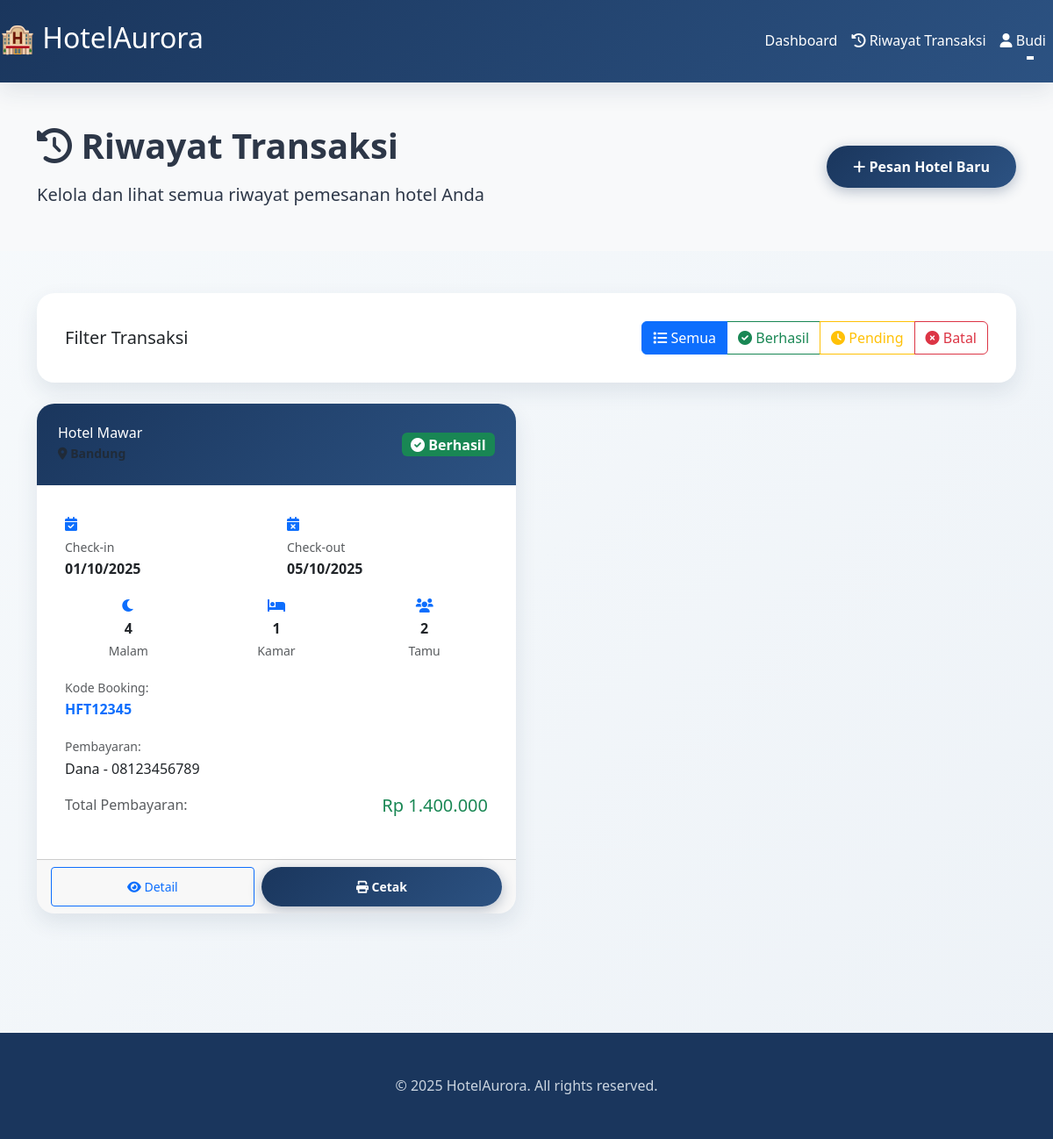
/riwayat.php (signed in), run on the app's committed database.
### tables this page shows
CREATE TABLE `pemesanan` (
  `id_pemesanan` int(11) NOT NULL AUTO_INCREMENT,
  `id_pengguna` int(11) NOT NULL,
  `id_hotel` int(11) NOT NULL,
  `tanggal_checkin` date NOT NULL,
  `tanggal_checkout` date NOT NULL,
  `jumlah_orang` int(11) NOT NULL,
  `jumlah_kamar` int(11) NOT NULL,
  `total_harga` int(11) NOT NULL,
  `status` enum('pending','berhasil','batal') NOT NULL DEFAULT 'pending',
  `kode_booking` varchar(20) DEFAULT NULL,
  `tanggal_pemesanan` timestamp NOT NULL DEFAULT CURRENT_TIMESTAMP,
  PRIMARY KEY (`id_pemesanan`),
  KEY `idx_pengguna` (`id_pengguna`),
  KEY `idx_hotel` (`id_hotel`),
  KEY `idx_status` (`status`),
  KEY `idx_kode_booking` (`kode_booking`),
  KEY `idx_tanggal_checkin` (`tanggal_checkin`),
  CONSTRAINT `fk_pemesanan_pengguna` FOREIGN KEY (`id_pengguna`) REFERENCES `pengguna` (`id_pengguna`) ON DELETE CASCADE,
  CONSTRAINT `fk_pemesanan_hotel` FOREIGN KEY (`id_hotel`) REFERENCES `hotel` (`id_hotel`) ON DELETE CASCADE
);

CREATE TABLE `hotel` (
  `id_hotel` int(11) NOT NULL AUTO_INCREMENT,
  `nama_hotel` varchar(100) NOT NULL,
  `lokasi` varchar(100) NOT NULL,
  `harga_per_malam` int(11) NOT NULL,
  `deskripsi` text NOT NULL,
  `stok_kamar` int(11) NOT NULL DEFAULT 0,
  `foto` varchar(255) DEFAULT NULL,
  `tanggal_dibuat` timestamp NOT NULL DEFAULT CURRENT_TIMESTAMP,
  PRIMARY KEY (`id_hotel`),
  KEY `idx_lokasi` (`lokasi`),
  KEY `idx_harga` (`harga_per_malam`),
  KEY `idx_stok` (`stok_kamar`)
);

CREATE TABLE `pembayaran` (
  `id_pembayaran` int(11) NOT NULL AUTO_INCREMENT,
  `id_pemesanan` int(11) NOT NULL,
  `metode` enum('Dana','OVO','GoPay','ShopeePay') NOT NULL,
  `nomor_akun` varchar(20) NOT NULL,
  `tanggal_pembayaran` timestamp NOT NULL DEFAULT CURRENT_TIMESTAMP,
  `status_pembayaran` enum('berhasil','gagal','pending') NOT NULL DEFAULT 'pending',
  PRIMARY KEY (`id_pembayaran`),
  KEY `idx_pemesanan` (`id_pemesanan`),
  KEY `idx_status_pembayaran` (`status_pembayaran`),
  CONSTRAINT `fk_pembayaran_pemesanan` FOREIGN KEY (`id_pemesanan`) REFERENCES `pemesanan` (`id_pemesanan`) ON DELETE CASCADE
);

### functions.php (called while the page is built, shortened)
<?php
require_once 'config.php';
function updateBookingStatusByDate() {
    global $pdo;
    $stmt = $pdo->prepare("UPDATE pemesanan SET status = 'selesai' WHERE status = 'berhasil' AND tanggal_checkout < CURDATE()");
    return $stmt->execute();
}
function getUserBookings($user_id, $status = '') {
    global $pdo;
    updateBookingStatusByDate();
    $sql = "SELECT p.*, h.nama_hotel, h.lokasi, pay.metode, pay.nomor_akun
            FROM pemesanan p
            JOIN hotel h ON p.id_hotel = h.id_hotel
            LEFT JOIN pembayaran pay ON p.id_pemesanan = pay.id_pemesanan
            WHERE p.id_pengguna = ?";
    $params = [$user_id];
    $sql .= " ORDER BY p.tanggal_pemesanan DESC";
    $stmt = $pdo->prepare($sql);
    $stmt->execute($params);
    return $stmt->fetchAll();
}
function formatRupiah($amount) {
    return 'Rp ' . number_format($amount, 0, ',', '.');
}
function formatDate($date) {
    return date('d/m/Y', strtotime($date));
}
?>

### riwayat.php (the view, shortened to what this page needs)
<?php
require_once 'config.php';
require_once 'functions.php';
$bookings = getUserBookings($_SESSION['user_id']);
?>
<!DOCTYPE html>
<html lang="id">
<head>
    <link href="https://cdn.jsdelivr.net/npm/bootstrap@5.3.0/dist/css/bootstrap.min.css" rel="stylesheet">
    <link href="https://cdnjs.cloudflare.com/ajax/libs/font-awesome/6.0.0/css/all.min.css" rel="stylesheet">
    <link href="style.css" rel="stylesheet">
</head>
<body>
    <header class="header">
        <nav class="navbar navbar-expand-lg">
               <h2>🏨 HotelAurora</h2>
                <div class="collapse navbar-collapse" id="navbarNav">
                    <ul class="navbar-nav ms-auto">
                        <li class="nav-item">
                            <a class="nav-link" href="user.php">Dashboard</a>
                        </li>
                        <li class="nav-item">
                            <a class="nav-link active" href="riwayat.php">
                                <i class="fas fa-history"></i> Riwayat Transaksi
                            </a>
                        </li>
                        <li class="nav-item dropdown">
                            <a class="nav-link dropdown-toggle" href="#" id="navbarDropdown" role="button" data-bs-toggle="dropdown">
                                <i class="fas fa-user"></i> <?= htmlspecialchars($_SESSION['nama_depan']) ?>
                            </a>
                        </li>
                    </ul>
                </div>
        </nav>
    </header>
    <section class="py-5 bg-light">
        <div class="container">
            <div class="row align-items-center">
                <div class="col-lg-8">
                    <h1 class="display-6 fw-bold mb-3">
                        <i class="fas fa-history"></i> Riwayat Transaksi
                    </h1>
                    <p class="lead mb-0">
                        Kelola dan lihat semua riwayat pemesanan hotel Anda
                    </p>
                </div>
                <div class="col-lg-4 text-lg-end">
                    <a href="index.php" class="btn btn-primary">
                        <i class="fas fa-plus"></i> Pesan Hotel Baru
                    </a>
                </div>
            </div>
        </div>
    </section>
    <section class="py-5">
        <div class="container">
            <div class="card mb-4">
                <div class="card-body">
                    <div class="d-flex justify-content-between align-items-center flex-wrap">
                        <h5 class="mb-0">Filter Transaksi</h5>
                        <div class="btn-group" role="group">
                            <label class="btn btn-outline-primary" for="all" onclick="filterBookings('')">
                                <i class="fas fa-list"></i> Semua
                            </label>
                            <label class="btn btn-outline-success" for="success" onclick="filterBookings('berhasil')">
                                <i class="fas fa-check-circle"></i> Berhasil
                            </label>
                            <label class="btn btn-outline-warning" for="pending" onclick="filterBookings('pending')">
                                <i class="fas fa-clock"></i> Pending
                            </label>
                            <label class="btn btn-outline-danger" for="cancelled" onclick="filterBookings('batal')">
                                <i class="fas fa-times-circle"></i> Batal
                            </label>
                        </div>
                    </div>
                </div>
            </div>
            <div id="transactionContainer">
                <?php if (empty($bookings)): ?>
                    <div class="card">
                        <div class="card-body text-center py-5">
                            <i class="fas fa-inbox fa-5x text-muted mb-4"></i>
                            <h3>Belum Ada Transaksi</h3>
                            <p class="text-muted mb-4">Anda belum memiliki riwayat pemesanan hotel</p>
                            <a href="index.php" class="btn btn-primary btn-lg">
                                <i class="fas fa-search"></i> Mulai Cari Hotel
                            </a>
                        </div>
                    </div>
                <?php else: ?>
                    <div class="row">
                        <?php foreach ($bookings as $booking): ?>
                            <?php
                            $nights = (strtotime($booking['tanggal_checkout']) - strtotime($booking['tanggal_checkin'])) / (60 * 60 * 24);
                            $statusClass = $booking['status'] === 'berhasil' ? 'success' :
                                          ($booking['status'] === 'pending' ? 'warning' : 'danger');
                            $statusIcon = $booking['status'] === 'berhasil' ? 'check-circle' :
                                         ($booking['status'] === 'pending' ? 'clock' : 'times-circle');
                            ?>
                            <div class="col-lg-6 mb-4" data-status="<?= $booking['status'] ?>">
                                <div class="card transaction-card h-100">
                                    <div class="card-header d-flex justify-content-between align-items-center">
                                        <div>
                                            <h6 class="mb-0"><?= htmlspecialchars($booking['nama_hotel']) ?></h6>
                                            <small class="text-muted">
                                                <i class="fas fa-map-marker-alt"></i>
                                            </small>
                                        </div>
                                        <span class="badge bg-<?= $statusClass ?> fs-6">
                                            <i class="fas fa-<?= $statusIcon ?>"></i>
                                            <?= ucfirst($booking['status']) ?>
                                        </span>
                                    </div>
                                    <div class="card-body">
                                        <div class="row mb-3">
                                            <div class="col-6">
                                                <div class="booking-detail">
                                                    <i class="fas fa-calendar-check text-primary"></i>
                                                    <div>
                                                        <small class="text-muted">Check-in</small>
                                                        <div class="fw-bold"><?= formatDate($booking['tanggal_checkin']) ?></div>
                                                    </div>
                                                </div>
                                            </div>
                                            <div class="col-6">
                                                <div class="booking-detail">
                                                    <i class="fas fa-calendar-times text-primary"></i>
                                                    <div>
                                                        <small class="text-muted">Check-out</small>
                                                        <div class="fw-bold"><?= formatDate($booking['tanggal_checkout']) ?></div>
                                                    </div>
                                                </div>
                                            </div>
                                        </div>
                                        <div class="row mb-3">
                                            <div class="col-4">
                                                <div class="text-center">
                                                    <i class="fas fa-moon text-primary"></i>
                                                    <div class="fw-bold"><?= $nights ?></div>
                                                    <small class="text-muted">Malam</small>
                                                </div>
                                            </div>
                                            <div class="col-4">
                                                <div class="text-center">
                                                    <i class="fas fa-bed text-primary"></i>
                                                    <div class="fw-bold"><?= $booking['jumlah_kamar'] ?></div>
                                                    <small class="text-muted">Kamar</small>
                                                </div>
                                            </div>
                                            <div class="col-4">
                                                <div class="text-center">
                                                    <i class="fas fa-users text-primary"></i>
                                                    <div class="fw-bold"><?= $booking['jumlah_orang'] ?></div>
                                                    <small class="text-muted">Tamu</small>
                                                </div>
                                            </div>
                                        </div>
                                        <?php if ($booking['kode_booking']): ?>
                                            <div class="booking-code mb-3">
                                                <small class="text-muted">Kode Booking:</small>
                                                <div class="fw-bold text-primary"><?= htmlspecialchars($booking['kode_booking']) ?></div>
                                            </div>
                                        <?php endif; ?>
                                        <?php if ($booking['metode']): ?>
                                            <div class="payment-info mb-3">
                                                <small class="text-muted">Pembayaran:</small>
                                                <div><?= htmlspecialchars($booking['metode']) ?> - <?= htmlspecialchars($booking['nomor_akun']) ?></div>
                                            </div>
                                        <?php endif; ?>
                                        <div class="total-price mb-3">
                                            <div class="d-flex justify-content-between align-items-center">
                                                <span class="text-muted">Total Pembayaran:</span>
                                                <span class="h5 text-success mb-0"><?= formatRupiah($booking['total_harga']) ?></span>
                                            </div>
                                        </div>
                                    </div>
                                    <div class="card-footer">
                                        <div class="d-flex gap-2">
                                            <button class="btn btn-outline-primary btn-sm flex-fill"
                                                    onclick="showBookingDetail(<?= htmlspecialchars(json_encode($booking)) ?>)">
                                                <i class="fas fa-eye"></i> Detail
                                            </button>
                                            <?php if ($booking['status'] === 'berhasil'): ?>
                                                <button class="btn btn-primary btn-sm flex-fill"
                                                        onclick="printBooking('<?= $booking['kode_booking'] ?>', <?= htmlspecialchars(json_encode($booking)) ?>)">
                                                    <i class="fas fa-print"></i> Cetak
                                                </button>
                                            <?php endif; ?>
                                        </div>
                                    </div>
                                </div>
                            </div>
                        <?php endforeach; ?>
                    </div>
                <?php endif; ?>
            </div>
        </div>
    </section>
    <footer class="footer">
        <div class="container">
            <div class="text-center">
                 <p>&copy; 2025 HotelAurora. All rights reserved.</p>
            </div>
        </div>
    </footer>
</body>
</html>

### data on the page
pemesanan: id_hotel.nama_hotel "Hotel Mawar", status "Berhasil", tanggal_checkin "01/10/2025", tanggal_checkout "05/10/2025", nights "4", jumlah_kamar "1", jumlah_orang "2", kode_booking "HFT12345", pembayaran.metode "Dana", pembayaran.nomor_akun "08123456789", total_harga "Rp 1.400.000"

### other printed values
$_SESSION['nama_depan'] "Budi"
